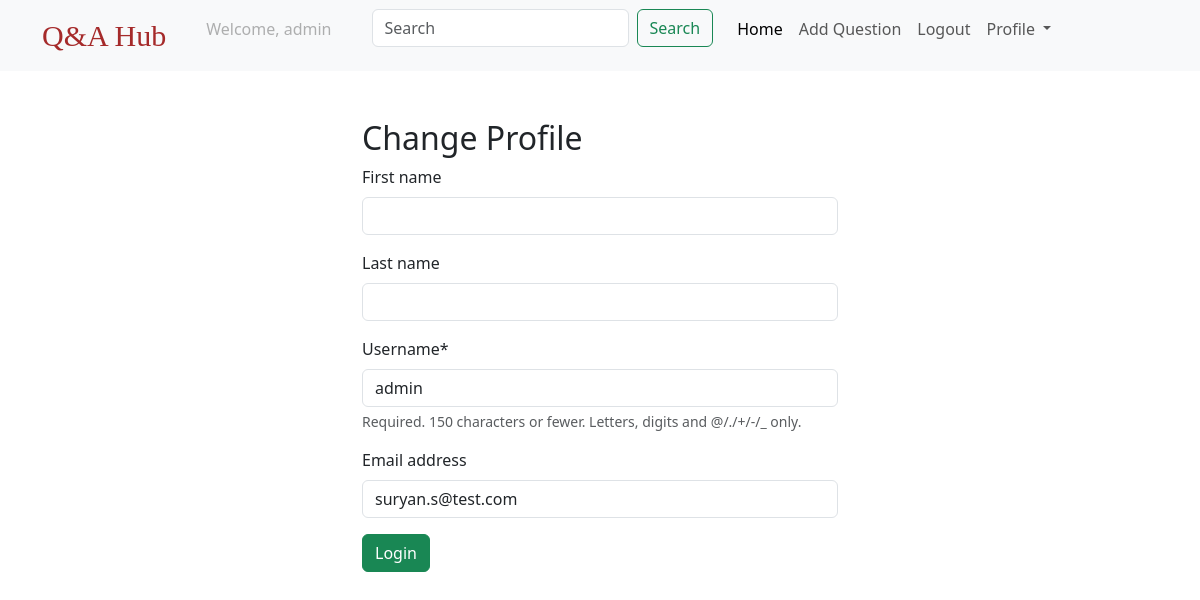
Screenshot of /profile/ (signed in) with the database file from the repository.
### users/models.py (models this page shows)
class CustomUser(AbstractUser):
    pass

### questions/views.py (the view)
# urls.py: path("profile/", change_profile, name="profile"),
@login_required
def change_profile(request):
    if request.method == "POST":
        form = ProfileForm(request.POST, instance=request.user)
        if form.is_valid():
            form.save()
            messages.success(request, "Profile has been updated successfully!")
    form = ProfileForm(instance=request.user)
    return render(request, "registration/profile.html", {"form": form})

### questions/forms.py
class ProfileForm(forms.ModelForm):
    class Meta:
        model = User
        fields = ("first_name", "last_name", "username", "email")

### template/registration/profile.html (shortened to what this page needs)
{% extends 'base.html' %}
{% load crispy_forms_tags %}
{% block body %}
<div class="container mt-5 profile-style ">
    <h2>Change Profile</h2>
    <form method="post" action="" novalidate>
        {{form | crispy}}
        <input type="submit" value="Login" class="btn btn-success"/>
    </form>
</div>
{% endblock %}

### template/navbar.html (shortened to what this page needs)
<nav class="navbar navbar-expand-lg bg-body-tertiary">
    <div class="container">
      <a class="navbar-brand text-style" href="{% url 'qlist' %}">Q&A Hub</a>
      <div class="collapse navbar-collapse" id="navbarSupportedContent">
        <ul class="navbar-nav me-auto mb-2 mb-lg-0">
          {% if request.user.is_authenticated %}
            <li class="nav-item mx-3">
                <a class="nav-link disabled">Welcome, {{request.user.username}}</a>
              </li>
              <form class="d-flex mx-3" role="search">
                <input class="form-control me-2" type="search" placeholder="Search" aria-label="Search" name="searchbar">
                <button class="btn btn-outline-success" type="submit">Search</button>
              </form>
          <li class="nav-item">
            <a class="nav-link active" aria-current="page" href="{% url 'qlist' %}">Home</a>
          </li>
          <li class="nav-item">
            <a class="nav-link" href="{% url 'create_question' %}">Add Question</a>
          </li>
          <li class="nav-item">
            <a class="nav-link" href="{% url 'logout'%}">Logout</a>
          </li>
          <li class="nav-item dropdown">
            <a class="nav-link dropdown-toggle" href="#" role="button" data-bs-toggle="dropdown" aria-expanded="false">
              Profile
            </a>
          </li>
         {% endif %}
        </ul>
      </div>
    </div>
  </nav>

### template/registration/profile.html (style rules this page uses)
.profile-style { width:500px; height: auto; }

### template/navbar.html (style rules this page uses)
.text-style { font-size: 30px !important; font-family: fantasy !important; color: brown !important; }

### rows the page displays
CustomUser: user.username "admin", username "admin", email "suryan.s@test.com"
